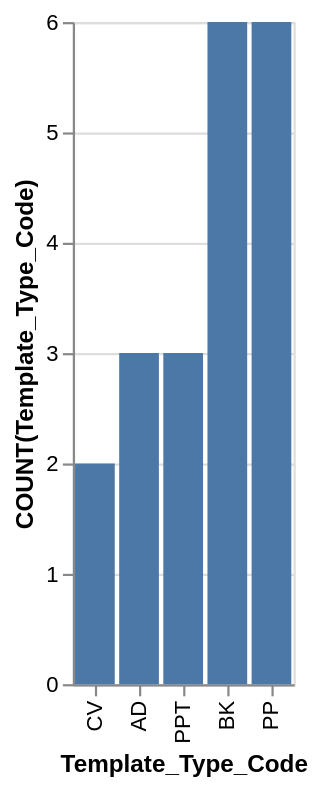

Specify this chart in Vega-Lite:
### Vega-Lite specification from a JSON file in a GitHub repository (floating-point values rounded to 4 significant figures)
{"data": {"values": [{"x_data": "CV", "y_data": 2}, {"x_data": "AD", "y_data": 3}, {"x_data": "PPT", "y_data": 3}, {"x_data": "BK", "y_data": 6}, {"x_data": "PP", "y_data": 6}]}, "mark": "bar", "encoding": {"x": {"field": "x_data", "type": "nominal", "title": "Template_Type_Code", "sort": {"op": "sum", "field": "y_data", "order": "ascending"}}, "y": {"field": "y_data", "type": "quantitative", "title": "COUNT(Template_Type_Code)"}}}
